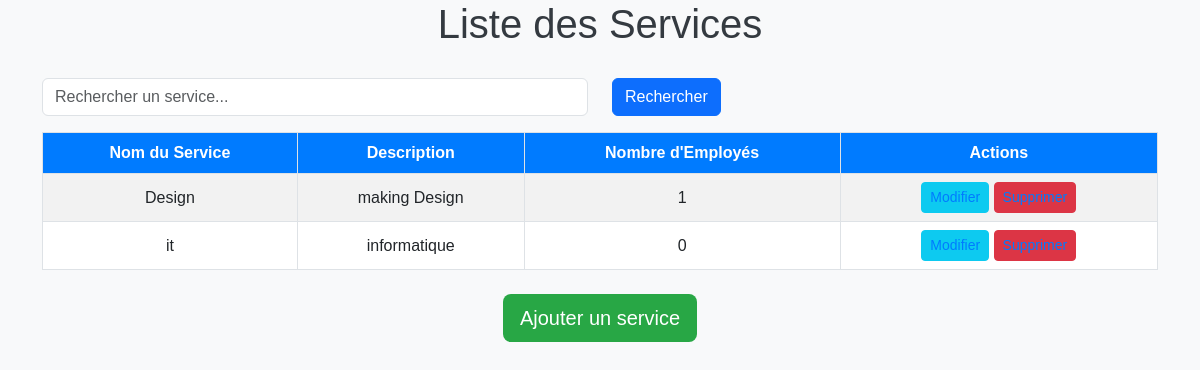
The page /services/ on the database as committed earlier.
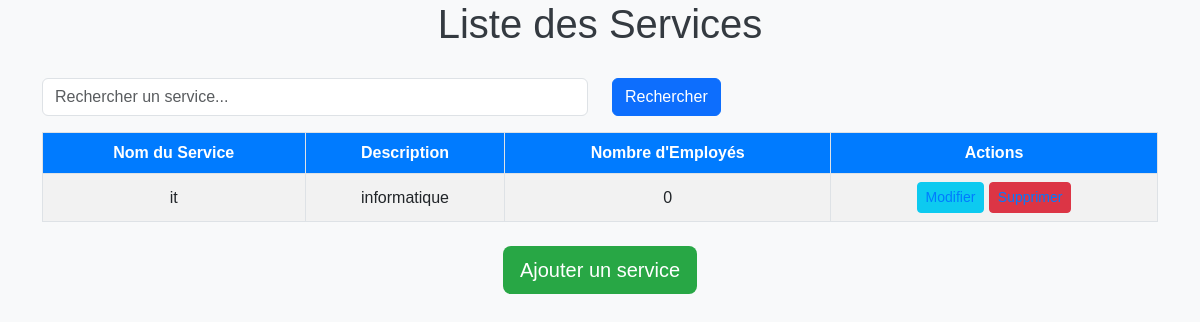
The same page on the database as committed later.
### admin_rh/models.py (models this page shows, shortened)
class Service(models.Model):
    nom_service = models.CharField(max_length=50)
    description = models.CharField(max_length=50)

### admin_rh/views.py (the view)
# urls.py: path('services/',views.nbr_emp_par_service,name='serviceList'),
def nbr_emp_par_service(request):
    emp=Service.objects.annotate(nbr_employe=Count('rel_emp'))
    return render(request,'testservice.html',{'services':emp})

### admin_rh/templates/testservice.html (shortened to what this page needs)
<!DOCTYPE html>
<html lang="fr">
<head>
    <link href="https://cdn.jsdelivr.net/npm/bootstrap@5.3.0-alpha1/dist/css/bootstrap.min.css" rel="stylesheet">
</head>
<body>
    <h1>Liste des Services</h1>
    <div class="container">
        <form method="GET" action="{% url 'rechercherService' %}">
            <div class="row mb-3">
                <div class="col-md-6">
                    <input type="text" class="form-control" name="search" placeholder="Rechercher un service..." value="{{ request.GET.search }}">
                </div>
                <div class="col-md-3">
                    <button type="submit" class="btn btn-primary">Rechercher</button>
                </div>
            </div>
        </form>
        <table class="table table-striped table-hover">
            <thead>
                <tr>
                    <th>Nom du Service</th>
                    <th>Description</th>
                    <th>Nombre d'Employés</th>
                    <th>Actions</th>
                </tr>
            </thead>
            <tbody>
                {% for service in services %}
                    <tr>
                        <td>{{ service.nom_service }}</td>
                        <td>{{ service.description }}</td>
                        <td>{{ service.nbr_employe }}</td>
                        <td>
                            <a href="{% url 'modifierService' service.id %}" class="btn btn-info btn-sm">Modifier</a>
                            <a href="{% url 'supprimerService' service.id %}" class="btn btn-danger btn-sm">Supprimer</a>
                        </td>
                    </tr>
                {% endfor %}
            </tbody>
        </table>
        <div class="text-center mt-4">
            <a href="{% url 'ajouterService' %}" class="btn btn-custom btn-lg">Ajouter un service</a>
        </div>
    </div>
</body>
</html>

Rows that differ between the two databases and show on the page:
removed Service: nom_service "Design", description "making Design", nbr_employe "1"
